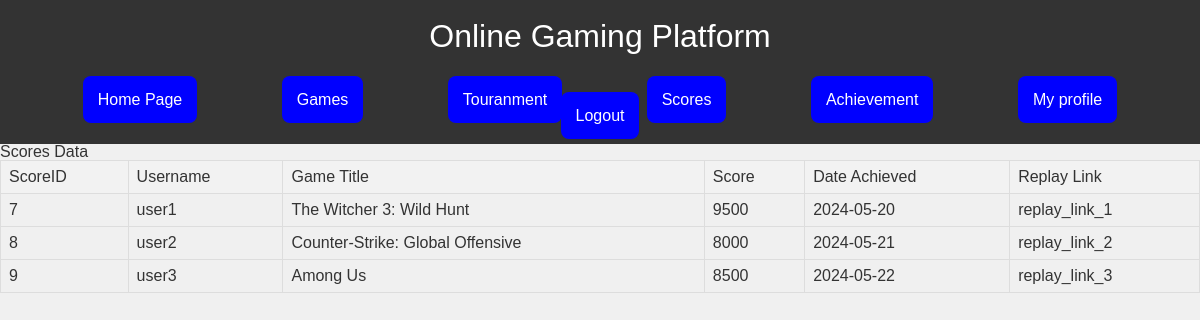
Page /scores.php on the committed database.
### tables this page shows
CREATE TABLE `scores` (
  `ScoreID` int(11) NOT NULL,
  `UserID` int(11) DEFAULT NULL,
  `GameID` int(11) DEFAULT NULL,
  `Score` int(11) DEFAULT NULL,
  `DateAchieved` date DEFAULT NULL,
  `ReplayLink` varchar(255) DEFAULT NULL
);

CREATE TABLE `users` (
  `UserID` int(11) NOT NULL,
  `Username` varchar(50) NOT NULL,
  `Email` varchar(100) NOT NULL,
  `Password` varchar(255) NOT NULL,
  `DateOfBirth` date DEFAULT NULL,
  `Country` varchar(50) DEFAULT NULL,
  `ProfilePicture` varchar(255) DEFAULT NULL,
  `AccountCreationDate` timestamp NOT NULL DEFAULT CURRENT_TIMESTAMP,
  `LastLoginDate` timestamp NOT NULL DEFAULT CURRENT_TIMESTAMP ON UPDATE CURRENT_TIMESTAMP,
  `AccountStatus` enum('Active','Suspended','Banned') DEFAULT 'Active'
);

CREATE TABLE `games` (
  `GameID` int(11) NOT NULL,
  `Title` varchar(100) NOT NULL,
  `Genre` varchar(50) DEFAULT NULL,
  `Description` text,
  `ReleaseDate` date DEFAULT NULL,
  `Developer` varchar(100) DEFAULT NULL,
  `Publisher` varchar(100) DEFAULT NULL,
  `Platform` varchar(50) DEFAULT NULL,
  `AverageRating` decimal(3,2) DEFAULT NULL,
  `Price` decimal(10,2) DEFAULT NULL,
  `TotalPlaytime` int(11) DEFAULT NULL
);

### scores.php (the view, shortened to what this page needs)
<!DOCTYPE html>
<html lang="en">
<head>
    <link rel="stylesheet" href="Reset.css">
    <link rel="stylesheet" href="style.css">
</head>
<body>
        <div class="header"><h1>Online Gaming Platform</h1></div>
    <div class="header">
<a href="home.html">Home Page</a>
<a href="game.php">Games</a>
<a href="touranament.php">Touranment</a>
<a href="scores.php">Scores</a>
<a href="achievement.php">Achievement</a>
<a href="users.php">My profile</a>
<a href="logout.php">Logout</a>
    </div><?php
$servername = "localhost";
$username = "root";
$password = "";
$database = "ogp";
$conn = new mysqli($servername, $username, $password, $database);
$sql = "SELECT Scores.ScoreID, Users.Username, Games.Title, Scores.Score, Scores.DateAchieved, Scores.ReplayLink
        FROM Scores
        INNER JOIN Users ON Scores.UserID = Users.UserID
        INNER JOIN Games ON Scores.GameID = Games.GameID";
$result = $conn->query($sql);
?>
<!DOCTYPE html>
<html lang="en">
<head>
</head>
<body>
<h2>Scores Data</h2>
<table>
    <tr>
        <th>ScoreID</th>
        <th>Username</th>
        <th>Game Title</th>
        <th>Score</th>
        <th>Date Achieved</th>
        <th>Replay Link</th>
    </tr>
    <?php
    if ($result->num_rows > 0) {
        while ($row = $result->fetch_assoc()) {
            echo "<tr>";
            echo "<td>" . $row["ScoreID"] . "</td>";
            echo "<td>" . $row["Username"] . "</td>";
            echo "<td>" . $row["Title"] . "</td>";
            echo "<td>" . $row["Score"] . "</td>";
            echo "<td>" . $row["DateAchieved"] . "</td>";
            echo "<td>" . $row["ReplayLink"] . "</td>";
            echo "</tr>";
        }
    } else {
        echo "<tr><td colspan='6'>0 results</td></tr>";
    }
    ?>
</table>
</body>
</html>

### style.css (style rules this page uses)
body { font-family: Arial, sans-serif; background-color: #f0f0f0; color: #333; margin: 0; padding: 0; }
.header { background-color: #333; color: white; padding: 20px 0; text-align: center; }
.header h1 { margin: 0; font-size: 2em; }

### scores.php (style rules this page uses)
table { border-collapse: collapse; width: 100%; }
th, td { border: 1px solid #dddddd; text-align: left; padding: 8px; }
th { background-color: #f2f2f2; }
.header a { color:white; background-color:blue ; text-decoration: none; padding: 15px; margin: 40px; border-radius: 8px; }

### rows in the picture
scores: ScoreID "7", UserID.Username "user1", GameID.Title "The Witcher 3: Wild Hunt", Score "9500", DateAchieved "2024-05-20", ReplayLink "replay_link_1"
scores: ScoreID "8", UserID.Username "user2", GameID.Title "Counter-Strike: Global Offensive", Score "8000", DateAchieved "2024-05-21", ReplayLink "replay_link_2"
scores: ScoreID "9", UserID.Username "user3", GameID.Title "Among Us", Score "8500", DateAchieved "2024-05-22", ReplayLink "replay_link_3"
